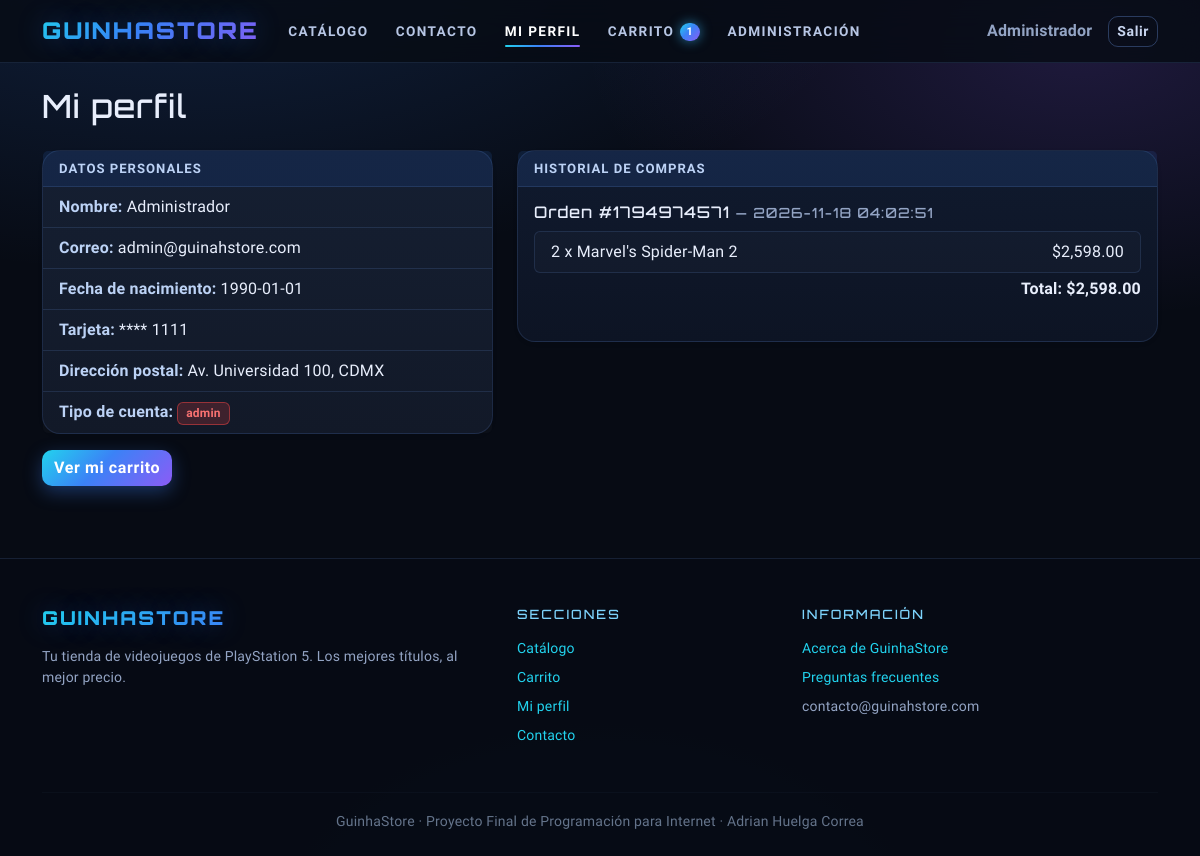
Page /perfil.php (signed in) on the earlier database version.
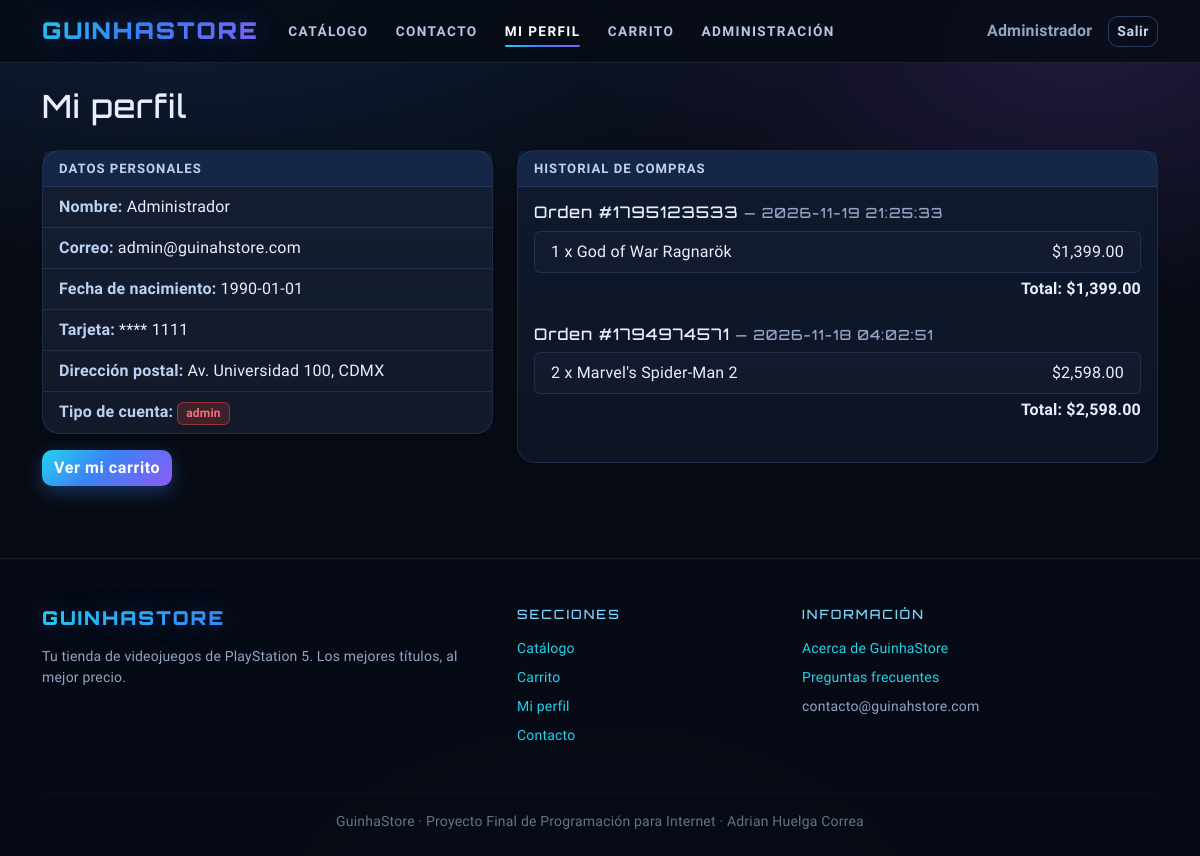
Same page on the later database version.
### tables this page shows
CREATE TABLE `historial` (
  `id` int(11) NOT NULL AUTO_INCREMENT,
  `id_orden` int(11) NOT NULL,
  `id_usuario` int(11) NOT NULL,
  `id_producto` int(11) NOT NULL,
  `cantidad` int(11) NOT NULL DEFAULT 1,
  `precio_unitario` decimal(10,2) NOT NULL DEFAULT 0.00,
  `fecha` datetime NOT NULL DEFAULT current_timestamp(),
  PRIMARY KEY (`id`),
  KEY `idx_hist_usuario` (`id_usuario`),
  KEY `id_producto` (`id_producto`),
  CONSTRAINT `historial_ibfk_1` FOREIGN KEY (`id_usuario`) REFERENCES `usuarios` (`id`) ON DELETE CASCADE,
  CONSTRAINT `historial_ibfk_2` FOREIGN KEY (`id_producto`) REFERENCES `productos` (`id`) ON DELETE CASCADE
);

CREATE TABLE `productos` (
  `id` int(11) NOT NULL AUTO_INCREMENT,
  `nombre` varchar(150) NOT NULL,
  `descripcion` text DEFAULT NULL,
  `foto` mediumblob DEFAULT NULL,
  `precio` decimal(10,2) NOT NULL DEFAULT 0.00,
  `stock` int(11) NOT NULL DEFAULT 0,
  `fabricante` varchar(100) DEFAULT NULL,
  `origen` varchar(100) DEFAULT NULL,
  PRIMARY KEY (`id`)
);

### html/auth.php (called while the page is built, shortened)
<?php
function usuarioActual()
{
    return $_SESSION["usuario"] ?? null;
}

### html/util.php (called while the page is built, shortened)
<?php
function precio($valor)
{
    return "$" . number_format((float) $valor, 2);
}

### html/perfil.php (the view, shortened to what the changed rows need)
<?php
require "conexion.php";
require "util.php";
require "auth.php";
$usuario = usuarioActual();
$stmt = mysqli_prepare($con, "SELECT h.id_orden, h.cantidad, h.precio_unitario, h.fecha, p.nombre
                              FROM historial h JOIN productos p ON h.id_producto = p.id
                              WHERE h.id_usuario = ?
                              ORDER BY h.id_orden DESC, h.id ASC");
mysqli_stmt_bind_param($stmt, "i", $usuario["id"]);
mysqli_stmt_execute($stmt);
$r = mysqli_stmt_get_result($stmt);
$compras = mysqli_fetch_all($r, MYSQLI_ASSOC);
$ordenes = array();
foreach ($compras as $c) {
    if (!isset($ordenes[$c["id_orden"]])) {
        $ordenes[$c["id_orden"]] = array("fecha" => $c["fecha"], "items" => array(), "total" => 0);
    }
    $ordenes[$c["id_orden"]]["items"][] = $c;
    $ordenes[$c["id_orden"]]["total"] += $c["cantidad"] * $c["precio_unitario"];
}
$paginaActiva = "perfil";
include "header.php";
?>
<h1 class="h2 mb-4">Mi perfil</h1>
<div class="row g-4">
    <div class="col-lg-7">
        <div class="card shadow-sm">
            <div class="card-body">
                <?php if (count($ordenes) === 0) { ?>
                    <p class="text-muted mb-0">Todavía no has realizado compras. <a href="index.php">Ir al catálogo</a>.</p>
                <?php } else { ?>
                    <?php foreach ($ordenes as $idOrden => $orden) { ?>
                        <div class="mb-4">
                            <h2 class="h6">
                                Orden #<?php echo $idOrden; ?>
                                <small class="text-muted">— <?php echo htmlspecialchars($orden["fecha"]); ?></small>
                            </h2>
                            <ul class="list-group mb-1">
                                <?php foreach ($orden["items"] as $it) { ?>
                                    <li class="list-group-item d-flex justify-content-between">
                                        <span>
                                            <?php echo (int) $it["cantidad"]; ?> x
                                            <?php echo htmlspecialchars($it["nombre"]); ?>
                                        </span>
                                        <span><?php echo precio($it["cantidad"] * $it["precio_unitario"]); ?></span>
                                    </li>
                                <?php } ?>
                            </ul>
                            <p class="text-end fw-bold mb-0">Total: <?php echo precio($orden["total"]); ?></p>
                        </div>
                    <?php } ?>
                <?php } ?>
            </div>
        </div>
    </div>
</div>
<?php include "footer.php"; ?>

### html/header.php (shortened to what the changed rows need)
<?php
require_once __DIR__ . "/auth.php";
require_once __DIR__ . "/conexion.php";
$usuario = usuarioActual();
$paginaActiva = $paginaActiva ?? "";
$articulosCarrito = 0;
if ($usuario) {
    $stmtCarrito = mysqli_prepare($con, "SELECT COALESCE(SUM(cantidad), 0) AS total FROM carrito WHERE id_usuario = ?");
    mysqli_stmt_bind_param($stmtCarrito, "i", $usuario["id"]);
    mysqli_stmt_execute($stmtCarrito);
    $resCarrito = mysqli_stmt_get_result($stmtCarrito);
    $filaCarrito = mysqli_fetch_assoc($resCarrito);
    $articulosCarrito = (int) $filaCarrito["total"];
}
?>
<!DOCTYPE html>
<html lang="es">
<head>
    <link href="https://cdn.jsdelivr.net/npm/bootstrap@5.3.3/dist/css/bootstrap.min.css" rel="stylesheet">
    <link rel="stylesheet" href="estilos.css">
</head>
<body>
    <nav class="navbar navbar-expand-lg navbar-dark">
        <div class="container">
            <div class="collapse navbar-collapse" id="menuPrincipal">
                <ul class="navbar-nav me-auto mb-2 mb-lg-0">
                    <?php if ($usuario) { ?>
                        <li class="nav-item">
                            <a class="nav-link <?php echo $paginaActiva === 'carrito' ? 'active' : ''; ?>"
                                href="carrito.php">Carrito<?php if ($articulosCarrito > 0) { ?><span
                                    class="badge-contador"><?php echo $articulosCarrito; ?></span><?php } ?></a>
                        </li>
                    <?php } ?>
                </ul>
            </div>
        </div>
    </nav>
    <main class="container py-4">

Differences in the rows shown:
added historial: cantidad "1", id_producto.nombre "God of War Ragnarök", precio($it["cantidad"] * $it["precio_unitario"]) "$1,399.00", shown under "1795123533"
Other differences:
$articulosCarrito: "1" → (not shown)
new list line: "Orden # 1795123533 — 2026-11-19 21:25:33 Total: $1,399.00"
